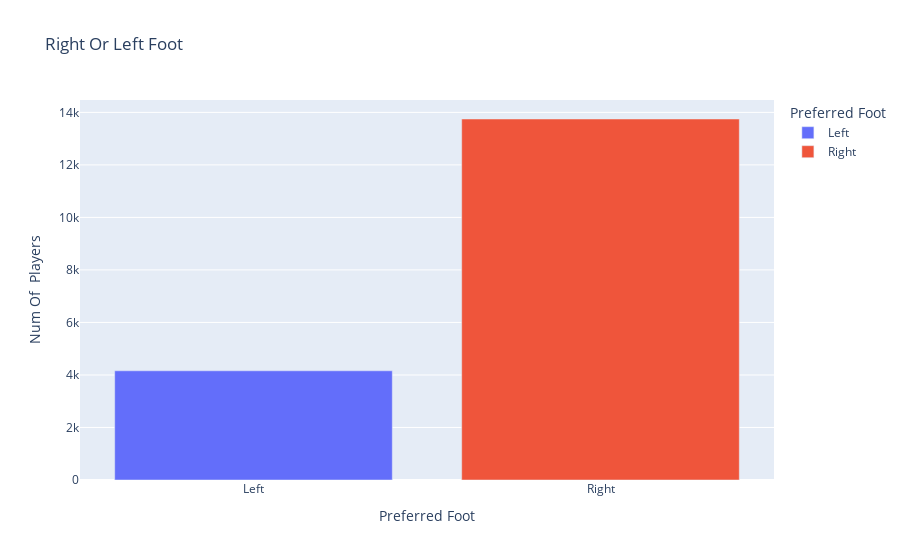

Notebook code cell kept with this figure:
### Code cell
iplot(px.bar(foot ,x = 'preferred_foot' , y = 'name', color = 'preferred_foot' ,
       labels={'preferred_foot' : 'Preferred Foot' , 'name' : 'Num Of  Players'} , title='Right Or Left Foot'))

### Figure 1 — Plotly figure (JSON) as saved in the notebook; plotly's stock layout.template omitted (floating-point values rounded to 4 significant figures)
{"data": [{"alignmentgroup": "True", "hovertemplate": "Preferred Foot=%{x}<br>Num Of  Players=%{y}<extra></extra>", "legendgroup": "Left", "marker": {"color": "#636efa", "pattern": {"shape": ""}}, "name": "Left", "offsetgroup": "Left", "orientation": "v", "showlegend": true, "textposition": "auto", "type": "bar", "x": ["Left"], "xaxis": "x", "y": [4159], "yaxis": "y"}, {"alignmentgroup": "True", "hovertemplate": "Preferred Foot=%{x}<br>Num Of  Players=%{y}<extra></extra>", "legendgroup": "Right", "marker": {"color": "#EF553B", "pattern": {"shape": ""}}, "name": "Right", "offsetgroup": "Right", "orientation": "v", "showlegend": true, "textposition": "auto", "type": "bar", "x": ["Right"], "xaxis": "x", "y": [13748], "yaxis": "y"}], "layout": {"barmode": "relative", "legend": {"title": {"text": "Preferred Foot"}, "tracegroupgap": 0}, "title": {"text": "Right Or Left Foot"}, "xaxis": {"anchor": "y", "categoryarray": ["Left", "Right"], "categoryorder": "array", "domain": [0, 1], "title": {"text": "Preferred Foot"}}, "yaxis": {"anchor": "x", "domain": [0, 1], "title": {"text": "Num Of  Players"}}}}
